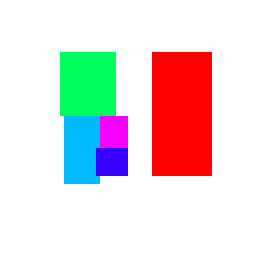
#> input picture experiments/scanner/lab/topologies/12.png, 64 x 64 px (shown 4 times larger); its folder holds 3 pictures in this run
$ jupyter execute topology_analysis.ipynb
#> lines starting #> are read from the running program, lines starting #| are printed output that depends on the picture
# Topology Analysis

[cell 1]
import plotly.express as px
from skimage import io
import numpy as np

[cell 2]
'''
This function mocks color segmentation.
It only works under the hypothesis that each distinct shape has a unique color
(which is respected in the input dataset)
'''

def flood_fill_iterative(image, x, y, current_color, shape_id, shape_image):
    rows, cols = image.shape[:2]
    stack = [(x, y)]

    while stack:
        x, y = stack.pop()
        # Check if current position is valid
        if (x < 0 or x >= rows or
            y < 0 or y >= cols or
            shape_image[x, y] != -1 or
            not np.array_equal(image[x, y], current_color)):
            continue

        # Mark the current pixel with the shape_id
        shape_image[x, y] = shape_id

        # Add neighbors to the stack (4-way)
        stack.append((x+1, y))
        stack.append((x-1, y))
        stack.append((x, y+1))
        stack.append((x, y-1))

def color_segment(image):
    """Finds color shapes in the image and marks them with increasing numbers."""
    rows, cols = image.shape[:2]
    shape_image = np.tile(-1, (rows, cols))
    shape_to_color_map = {} # Keeps track of what the original color of each shape was
    shape_id = 0

    for x in range(rows):
        for y in range(cols):
            if shape_image[x, y] == -1:  # If the pixel hasn't been visited
                flood_fill_iterative(image, x, y, image[x, y], shape_id, shape_image)
                shape_to_color_map[shape_id] = image[x,y]
                shape_id += 1  # Increment the shape_id for the next shape
    num_shapes = shape_id


    return shape_image, num_shapes, shape_to_color_map

[cell 3]
from plotly.subplots import make_subplots
import plotly.graph_objects as go
import networkx as nx

def topo_pos(G):
    """Display in topological order, with simple offsetting for legibility"""
    pos_dict = {}
    for i, node_list in enumerate(nx.topological_generations(G)):
        x_offset = len(node_list) / 2
        y_offset = 0.1
        for j, name in enumerate(node_list):
            pos_dict[name] = (j - x_offset, -i + j * y_offset)

    return pos_dict

def plot_touch_graph(image, touch_graph, levels, tree, shape_to_color_map):

    num_shapes = len(touch_graph)

    ############ TOUCH GRAPH
    G = nx.Graph(touch_graph)
    pos = nx.spring_layout(G)

    # Edge trace
    edge_x = []
    edge_y = []
    for edge in G.edges():
        x0, y0 = pos[edge[0]]
        x1, y1 = pos[edge[1]]
        edge_x.extend([x0, x1, None])
        edge_y.extend([y0, y1, None])
    edge_trace = go.Scatter(x=edge_x, y=edge_y, line=dict(width=0.5, color='#888'), hoverinfo='none', mode='lines')

    # Node trace
    node_x, node_y, node_labels = [], [], []
    for node in G.nodes():
        x, y = pos[node]
        node_x.append(x)
        node_y.append(y)
        node_labels.append(levels[node])

    colors = [f'rgb({col[0]},{col[1]},{col[2]})' for col in [shape_to_color_map[r] for r in range(num_shapes)]]
    node_trace = go.Scatter(x=node_x, y=node_y, text=node_labels,
                            mode='markers+text',
                            textposition="top center",
                            hoverinfo="none",
                            marker=dict(showscale=False, color=colors, size=10, line_width=2))


    ############ TREE
    T = nx.DiGraph(tree.adj_list)
    pos = topo_pos(T)
    # pos = nx.spring_layout(T, seed=42)  # Use a fixed seed for consistent layout

    # Edge trace for hierarchy tree
    edge_x, edge_y = [], []
    for edge in T.edges():
        x0, y0 = pos[edge[0]]
        x1, y1 = pos[edge[1]]
        edge_x.extend([x0, x1, None])
        edge_y.extend([y0, y1, None])
    tree_edge_trace = go.Scatter(x=edge_x, y=edge_y, line=dict(width=0.5, color='#888'), hoverinfo='none', mode='lines')

    # Node trace for hierarchy tree
    node_x, node_y, node_labels = [], [], []
    for node in T.nodes():
        x, y = pos[node]
        node_x.append(x)
        node_y.append(y)
        node_labels.append(levels[node])
    tree_node_trace = go.Scatter(x=node_x, y=node_y, text=node_labels, mode='markers+text', textposition="top center",
                                 hoverinfo="none", marker=dict(showscale=False, color=colors, size=10, line_width=2))

    ############ DRAW
    fig = make_subplots(rows=1, cols=3)

    fig.add_trace(tree_edge_trace, row=1, col=3)
    fig.add_trace(tree_node_trace, row=1, col=3)

    fig.add_trace(edge_trace, row=1, col=2)
    fig.add_trace(node_trace, row=1, col=2)
    fig.add_trace(px.imshow(image).data[0], row=1, col=1)

    # Hide legend, hide axes for all plots
    fig.update_layout(showlegend=False)
    fig.update_xaxes(showgrid=False, showticklabels=False, zeroline=False)
    fig.update_yaxes(showgrid=False, showticklabels=False, zeroline=False)

    fig.show()

[cell 4]
def build_touch_graph(image_shapes, num_classes):
    """
    Builds the touch graph.
    Diagonal adjacency is not considered.

    Args:
    - image: An image array.
    - color_to_class_map: A dictionary mapping colors to class identifiers.
    """
    adjacency_list = {class_id: set() for class_id in range(num_classes)}

    rows, cols = image_shapes.shape[:2]
    for row in range(rows):
        for col in range(cols):
            current_class = image_shapes[row, col]

            # List of directions to check for adjacency: Right, Bottom, Bottom-Right, Bottom-Left
            directions = [(0, 1), (1, 0), (1, 1), (1, -1)]

            for dr, dc in directions:
                new_row, new_col = row + dr, col + dc
                if 0 <= new_row < rows and 0 <= new_col < cols:
                    adjacent_class = image_shapes[new_row, new_col]
                    if current_class != adjacent_class:
                        adjacency_list[current_class].add(adjacent_class)

    return adjacency_list

[cell 5]
def find_levels_and_parents(touch_graph, border_class):
    '''
    Given an adjacency-list graph, find all levels
    '''
    # define output
    levels = [None for _ in range(len(touch_graph))]
    parents = [None for _ in range(len(touch_graph))]
    levels[border_class] = 0
    parents[border_class] = None

    # define recursive function
    def find_levels_and_parents_(s0):
        assert(levels[s0] is not None)
        unexplored_nodes_touching_s0 = [n for n in touch_graph[s0]
                                          if levels[n] is None ] # Condition needed to exclude siblings/parent of s0
        if unexplored_nodes_touching_s0 == []:
            return # found a leaf

        nodes_on_level = unexplored_nodes_touching_s0
        while True:
            # Note, this can be optimised by keeping `touch_count` and adding the newly discovered nodes to it
            touch_count = [0 for _ in range(len(touch_graph))]
            for n in nodes_on_level:
                for nn in touch_graph[n]:
                    touch_count[nn] +=1

            new_nodes = [n for n, touches in enumerate(touch_count) if touches >= 2 and
                                                                       n not in nodes_on_level and
                                                                       n != s0]
            if new_nodes == []: break
            nodes_on_level += new_nodes

        # Assign level to all siblings
        for n in nodes_on_level:
            levels[n] = levels[s0]+1
            parents[n] = s0

        # Recursively explore nodes. Must be done after assigning level.
        for n in nodes_on_level:
            find_levels_and_parents_(n)

    find_levels_and_parents_(border_class)

    # All levels must be assigned
    assert [n for n in levels if n is None] == []

    return levels, parents

[cell 6]
class Tree:
    def __init__(self, root, nodes):
        self.root = root
        self.adj_list = {class_id: set() for class_id in nodes}


def build_tree(parents, s0):
    assert parents[s0] is None

    t = Tree(s0, range(len(parents)))
    for n,p in enumerate(parents):
        if n != s0:
            t.adj_list[p].add(n)

    return t

[cell 7]
import os
import glob

for image_path in glob.glob(os.path.abspath("topologies/") + '/*.png'):
    image = io.imread(image_path)
#> image is the input picture: shape (64, 64, 3); mean R, G, B 229.1, 216.6, 217.1
    image_shapes, num_classes, shape_to_color_map = color_segment(image)
#> after the loop in color_segment, `for x in range(rows):`: shape_id = 6; shape_to_color_map = {0: [255, 255, 255], 1: [0, 255, 92], 2: [255, 0, 0], 3: [0, 186, 255], 4: [244, 0, 255], 5: [54, 0, 255]}
#> in color_segment, `num_shapes = shape_id`: num_shapes = 6
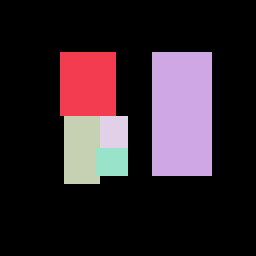
#> image_shapes: shape (64, 64) int64 (shown 4 times larger); 6 distinct labels, from 0 to 5; one colour per label, 0 black
#> num_classes = 6
    touch_graph = build_touch_graph(image_shapes, num_classes)
#> touch_graph = 6 items
    s0 = image_shapes[0][0] # Get most outer class
#> s0 = 0
    levels, parents = find_levels_and_parents(touch_graph, s0)
#> in find_levels_and_parents, `levels = [None for _ in range(len(touch_graph))]`: levels = 6 items
#> in find_levels_and_parents_, `unexplored_nodes_touching_s0 = [n for n in touch_graph[s0] if levels[n..`: unexplored_nodes_touching_s0 = [1, 2, 3, 4, 5]
#> the loop in find_levels_and_parents_, `while True:` made 1 pass
#> the loop in find_levels_and_parents_, `for n in nodes_on_level:` made 5 passes
#> after the loop in find_levels_and_parents_, `for n in nodes_on_level:`: levels = [0, 1, 1, 1, 1, 1]
    tree = build_tree(parents, s0)
#> in __init__, `self.root = root`: self.root = 0
#> the loop in build_tree, `for n,p in enumerate(parents):` made 6 passes
#> p on passes 1 to 6: None, 0, 0, 0, 0, 0
    plot_touch_graph(image, touch_graph, levels, tree, shape_to_color_map)
#> in plot_touch_graph, `num_shapes = len(touch_graph)`: num_shapes = 6
#> in plot_touch_graph, `pos = nx.spring_layout(G)`: pos = {0: [-0.208, 0.0522], 1: [0.0975, -0.558], 2: [-1, 0.245], 3: [0.202, -0.028], 4: [0.529, -0.154], 5: [0.38, 0.443]}
#> the loop in plot_touch_graph, `for edge in G.edges():` made 10 passes
#> (edge, x0, y0, x1, y1) on passes 1 to 10: ((0, 1), -0.208, 0.0522, 0.0975, -0.558), ((0, 2), -0.208, 0.0522, -1, 0.245), ((0, 3), -0.208, 0.0522, 0.202, -0.028), ((0, 4), -0.208, 0.0522, 0.529, -0.154), ((0, 5), -0.208, 0.0522, 0.38, 0.443), ((1, 3), 0.0975, -0.558, 0.202, -0.028), ((1, 4), 0.0975, -0.558, 0.529, -0.154), ((3, 4), 0.202, -0.028, 0.529, -0.154), ((3, 5), 0.202, -0.028, 0.38, 0.443), ((4, 5), 0.529, -0.154, 0.38, 0.443)
#> after the loop in plot_touch_graph, `for edge in G.edges():`: edge_x = 30 items
#> the loop in plot_touch_graph, `for node in G.nodes():` made 6 passes
#> after the loop in plot_touch_graph, `for node in G.nodes():`: node_labels = [0, 1, 1, 1, 1, 1]; node_x = [-0.208, 0.0975, -1, 0.202, 0.529, 0.38]; node_y = [0.0522, -0.558, 0.245, -0.028, -0.154, 0.443]
#> in plot_touch_graph, `colors = [f'rgb({col[0]},{col[1]},{col[2]})' for col in [shape_to_colo..`: colors = ['rgb(255,255,255)', 'rgb(0,255,92)', 'rgb(255,0,0)', 'rgb(0,186,255)', 'rgb(244,0,255)', 'rgb(54,0,255)']
#> after the loop in plot_touch_graph, `for node in T.nodes():`: node_x = [-0.5, -2.5, -1.5, -0.5, 0.5, 1.5]; node_y = [0, -1, -0.9, -0.8, -0.7, -0.6]
#> pass 2 of the loop `for image_path in glob.glob(os.path.abspath("topologies/") + '/*.png'):`:
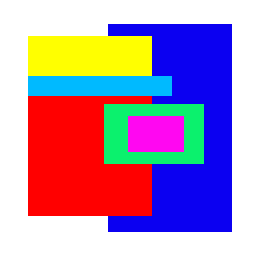
#> input picture experiments/scanner/lab/topologies/4.png, 64 x 64 px (shown 4 times larger)
#> image is the input picture: shape (64, 64, 3); mean R, G, B 175.5, 141, 176.6
#> `image_shapes, num_classes, shape_to_color_map = color_segment(image)`:
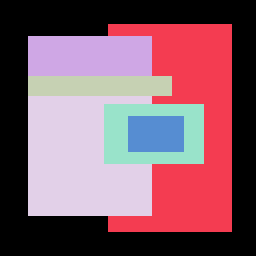
#> image_shapes: shape (64, 64) int64 (shown 4 times larger); 7 distinct labels, from 0 to 6; one colour per label, 0 black
#> `image_shapes, num_classes, shape_to_color_map = color_segment(image)`: num_classes = 7; shape_to_color_map = {0: [255, 255, 255], 1: [11, 0, 241], 2: [255, 255, 0], 3: [0, 186, 255], 4: [255, 0, 0], 5: [11, 241, 109], 6: [255, 7, 241]}
#> touch_graph = 7 items
#> `levels, parents = find_levels_and_parents(touch_graph, s0)`: levels = [0, 1, 1, 1, 1, 1, 2]
#> the loop in build_tree (call 2), `for n,p in enumerate(parents):` made 7 passes
#> the loop in plot_touch_graph (call 2), `for edge in G.edges():` made 12 passes
#> (edge, x0, y0, x1, y1) on passes 1 to 8: ((0, 1), 0.0615, 0.397, -0.0773, 0.129), ((0, 2), 0.0615, 0.397, 0.0564, 0.691), ((0, 3), 0.0615, 0.397, 0.352, 0.341), ((0, 4), 0.0615, 0.397, 0.174, -0.0889), ((1, 2), -0.0773, 0.129, 0.0564, 0.691), ((1, 3), -0.0773, 0.129, 0.352, 0.341), ((1, 4), -0.0773, 0.129, 0.174, -0.0889), ((1, 5), -0.0773, 0.129, -0.176, -0.469)
#> the loop in plot_touch_graph (call 2), `for node in G.nodes():` made 7 passes
#> (x, y) on passes 1 to 7: (0.0615, 0.397), (-0.0773, 0.129), (0.0564, 0.691), (0.352, 0.341), (0.174, -0.0889), (-0.176, -0.469), (-0.391, -1)
#> pass 3 of the loop `for image_path in glob.glob(os.path.abspath("topologies/") + '/*.png'):`:
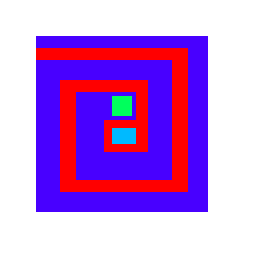
#> input picture experiments/scanner/lab/topologies/9.png, 64 x 64 px (shown 4 times larger)
#> image is the input picture: shape (64, 64, 3); mean R, G, B 195, 139.9, 218.6
#> `image_shapes, num_classes, shape_to_color_map = color_segment(image)`:
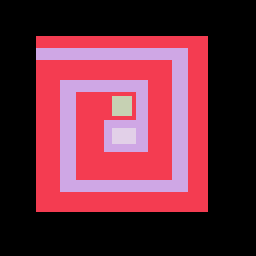
#> image_shapes: shape (64, 64) int64 (shown 4 times larger); 5 distinct labels, from 0 to 4; one colour per label, 0 black
#> `image_shapes, num_classes, shape_to_color_map = color_segment(image)`: num_classes = 5; shape_to_color_map = {0: [255, 255, 255], 1: [72, 0, 255], 2: [255, 0, 0], 3: [0, 255, 92], 4: [0, 186, 255]}
#> touch_graph = 5 items
#> `levels, parents = find_levels_and_parents(touch_graph, s0)`: levels = [0, 1, 1, 2, 2]
